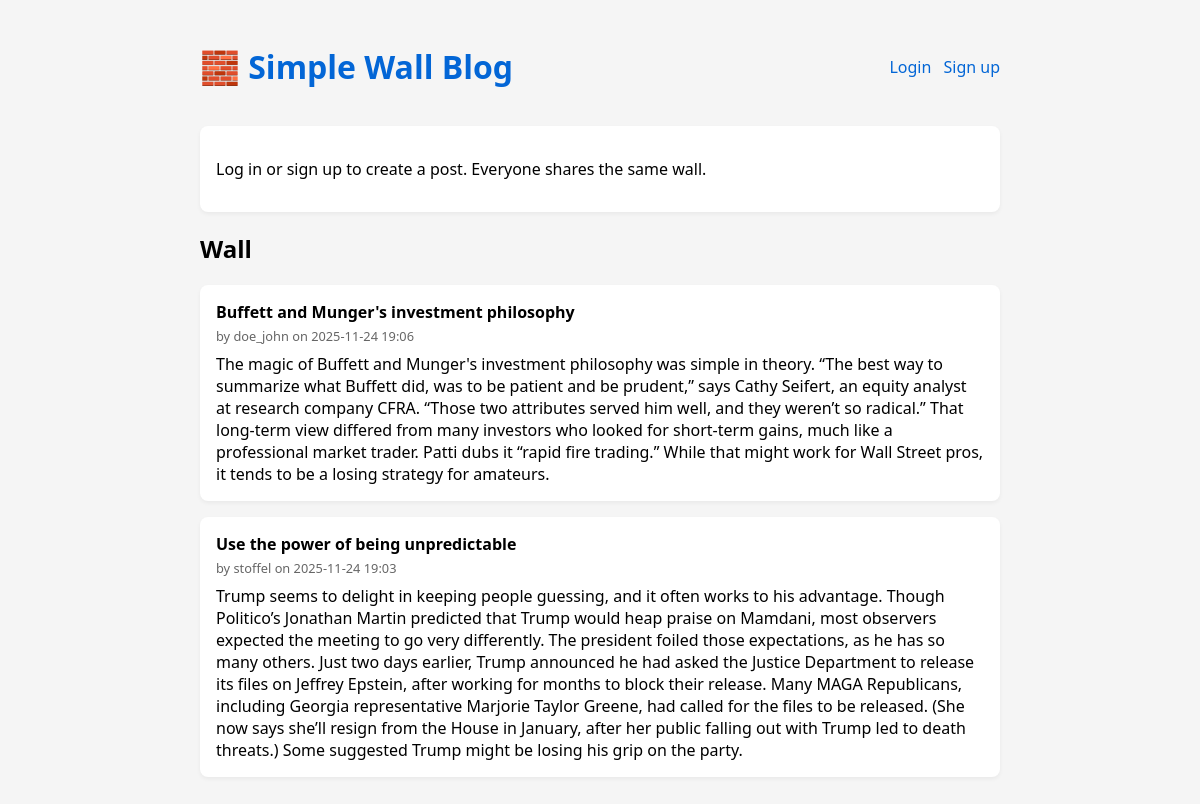
The page / on the database its author committed.
### app.py (models this page shows)
class Post(db.Model):
    id = db.Column(db.Integer, primary_key=True)
    title = db.Column(db.String(200), nullable=False)
    body = db.Column(db.Text, nullable=False)
    created_at = db.Column(db.DateTime, default=datetime.utcnow)
    user_id = db.Column(db.Integer, db.ForeignKey("user.id"), nullable=False)

class User(db.Model):
    id = db.Column(db.Integer, primary_key=True)
    username = db.Column(db.String(80), unique=True, nullable=False)
    password_hash = db.Column(db.String(200), nullable=False)
    created_at = db.Column(db.DateTime, default=datetime.utcnow)
    posts = db.relationship("Post", backref="author", lazy=True)

### app.py (the view)
@app.route("/")
def index():
    posts = Post.query.order_by(Post.created_at.desc()).all()
    return render_template("index.html", posts=posts, user=current_user())

### app.py (called while the page is built)
def current_user():
    user_id = session.get("user_id")
    if user_id:
        return User.query.get(user_id)
    return None

### templates/index.html
{% extends "base.html" %}
{% block content %}
{% if user %}
  <div class="card">
    <h2>Create a post</h2>
    <form method="post" action="{{ url_for('create_post') }}">
      <input type="text" name="title" placeholder="Title" required>
      <textarea name="body" rows="3" placeholder="What's on your mind?" required></textarea>
      <button type="submit">Post</button>
    </form>
  </div>
{% else %}
  <div class="card">
    <p>Log in or sign up to create a post. Everyone shares the same wall.</p>
  </div>
{% endif %}
<h2>Wall</h2>
{% for post in posts %}
  <div class="card">
    <div class="post-title">{{ post.title }}</div>
    <div class="post-meta">
      by {{ post.author.username }}
      on {{ post.created_at.strftime('%Y-%m-%d %H:%M') }}
    </div>
    <div>{{ post.body|e }}</div>
  </div>
{% else %}
  <p>No posts yet. Be the first!</p>
{% endfor %}
{% endblock %}

### templates/base.html (shortened to what this page needs)
<!doctype html>
<html lang="en">
<head>
</head>
<body>
<header>
  <h1><a href="{{ url_for('index') }}">🧱 Simple Wall Blog</a></h1>
  <nav>
    {% if user %}
      <span>Hi, {{ user.username }}!</span>
      <a href="{{ url_for('logout') }}">Logout</a>
    {% else %}
      <a href="{{ url_for('login') }}">Login</a>
      <a href="{{ url_for('signup') }}">Sign up</a>
    {% endif %}
  </nav>
</header>
{% block content %}{% endblock %}
</body>
</html>

### templates/base.html (style rules this page uses)
body { font-family: system-ui, sans-serif; max-width: 800px; margin: 0 auto; padding: 1.5rem; background: #f5f5f5; }
header { display: flex; justify-content: space-between; align-items: center; margin-bottom: 1rem; }
a { text-decoration: none; color: #0366d6; }
.card { background: white; padding: 1rem; border-radius: 8px; margin-bottom: 1rem; box-shadow: 0 2px 4px rgba(0,0,0,0.05); }
.post-title { font-weight: 600; margin-bottom: .25rem; }
.post-meta { font-size: .8rem; color: #666; margin-bottom: .5rem; }
nav a { margin-left: .5rem; }

### rows shown on the page
Post: title "Buffett and Munger's investment philosophy", author.username "doe_john", created_at "2025-11-24 19:06", body "The magic of Buffett and Munger's investment philosophy was simple in theory. “The best way to summarize what Buffett did, was to be patient and be prudent,” says Cathy Seifert, an equity analyst at research company CFRA. “Those two attributes served him well, and they weren’t so radical.” That long-term view differed from many investors who looked for short-term gains, much like a professional market trader. Patti dubs it “rapid fire trading.” While that might work for Wall Street pros, it tends to be a losing strategy for amateurs."
Post: title "Use the power of being unpredictable", author.username "stoffel", created_at "2025-11-24 19:03", body "Trump seems to delight in keeping people guessing, and it often works to his advantage. Though Politico’s Jonathan Martin predicted that Trump would heap praise on Mamdani, most observers expected the meeting to go very differently. The president foiled those expectations, as he has so many others. Just two days earlier, Trump announced he had asked the Justice Department to release its files on Jeffrey Epstein, after working for months to block their release. Many MAGA Republicans, including Georgia representative Marjorie Taylor Greene, had called for the files to be released. (She now says she’ll resign from the House in January, after her public falling out with Trump led to death…"
